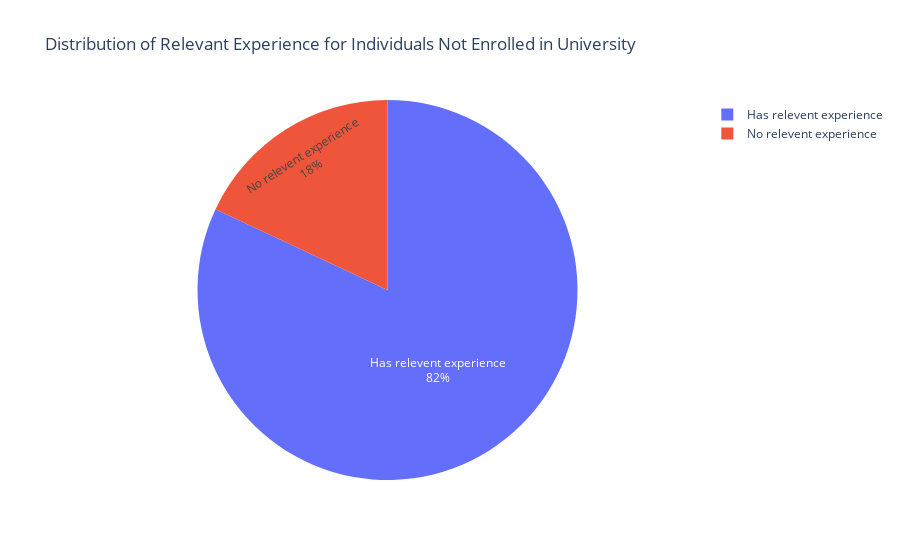

Notebook source saved alongside this figure:
### Markdown cell above
### Question7: Do individuals with no enrollment to university tend to have more relevant experience?

### Code cell
df_no_enrollment = df[df['enrolled_university'] == 'no_enrollment']

experience_distribution = df_no_enrollment['relevent_experience'].value_counts(normalize=True)

fig = px.pie(values=experience_distribution.values, names=experience_distribution.index, 
             title='Distribution of Relevant Experience for Individuals Not Enrolled in University',
             labels={'label': 'Relevant Experience', 'value': 'Percentage'})

fig.update_traces(textposition='inside', textinfo='percent+label')
fig.show()

### Figure 1 — Plotly figure (JSON) as saved in the notebook; plotly's stock layout.template omitted (floating-point values rounded to 4 significant figures)
{"data": [{"domain": {"x": [0, 1], "y": [0, 1]}, "hovertemplate": "label=%{label}<br>value=%{value}<extra></extra>", "labels": ["Has relevent experience", "No relevent experience"], "legendgroup": "", "name": "", "showlegend": true, "textinfo": "percent+label", "textposition": "inside", "type": "pie", "values": [0.82, 0.18]}], "layout": {"autosize": true, "legend": {"tracegroupgap": 0}, "title": {"text": "Distribution of Relevant Experience for Individuals Not Enrolled in University"}}}
